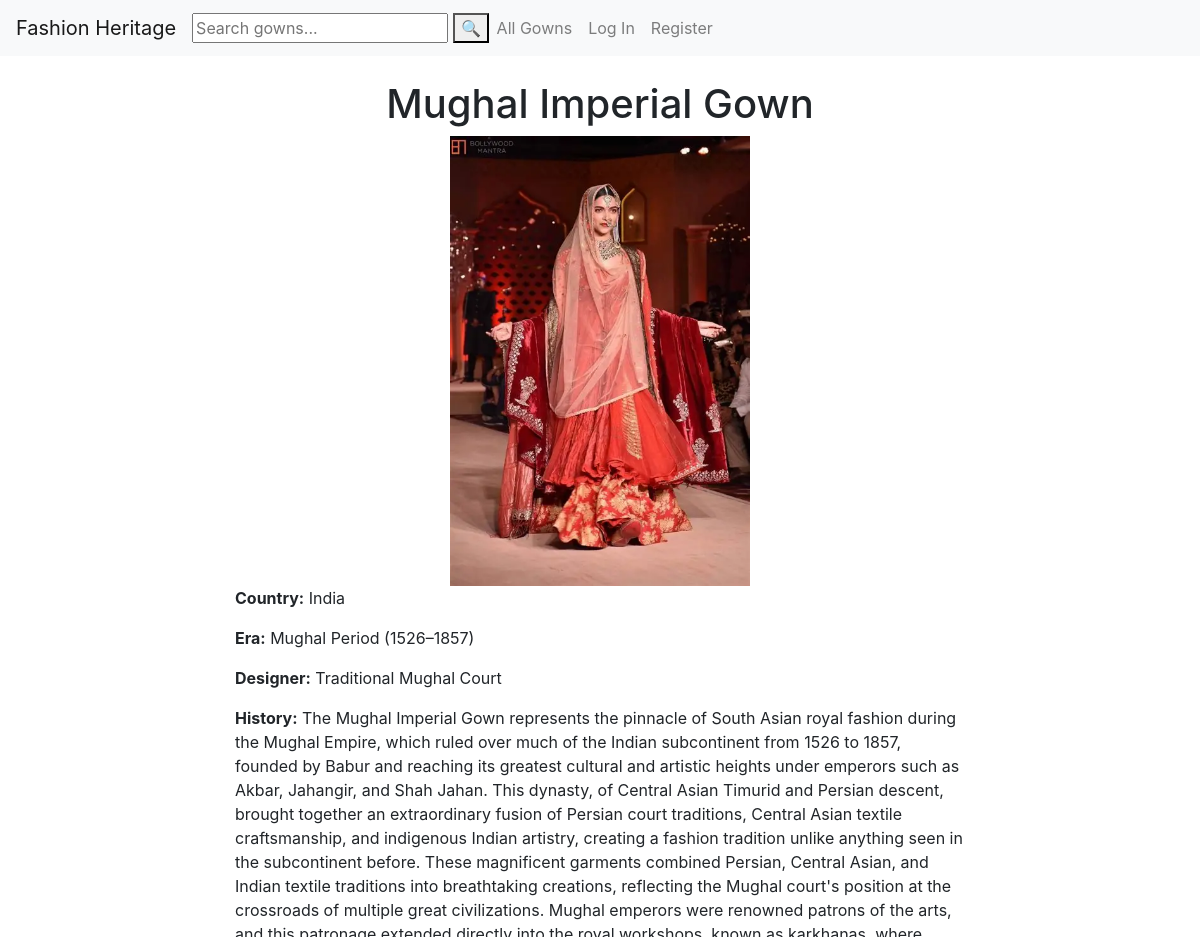
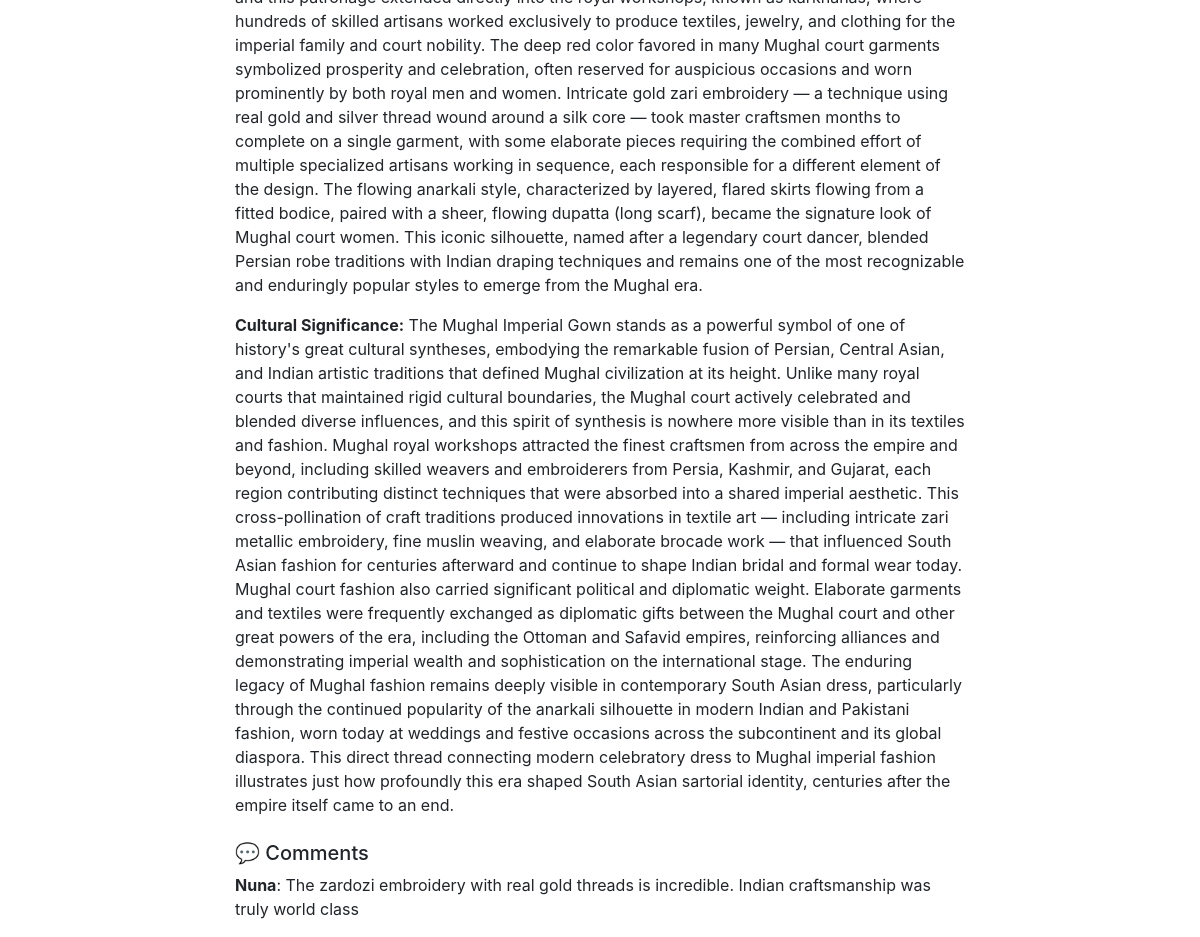
The app's page /gown/4 with its own data (2 pictures, top to bottom).
### fashion_heritage/models.py (models this page shows, shortened)
class Gown(models.Model):
    name = models.CharField(max_length=100)
    image = models.ImageField(upload_to='gowns/')
    history = models.TextField()
    country_of_origin = models.CharField(max_length=200)
    era = models.CharField(max_length=200)
    designer = models.CharField(max_length=200)
    materials = models.TextField()
    cultural_significance = models.TextField()
    added_by = models.ForeignKey('auth.User', on_delete=models.CASCADE, related_name='gowns')
    created_at = models.DateTimeField(auto_now_add=True)

class Comment(models.Model):
    gown = models.ForeignKey(Gown, on_delete=models.CASCADE, related_name='comments')
    author = models.ForeignKey('auth.User', on_delete=models.CASCADE, related_name='comments')
    content = models.TextField()
    created_at = models.DateTimeField(auto_now_add=True)

### fashion_heritage/views.py (the view)
# urls.py: path("gown/<int:gown_id>", views.gown_detail, name="gown_detail"),
def gown_detail(request, gown_id):
    gown = Gown.objects.get(id=gown_id)
    comments = Comment.objects.filter(gown=gown)
    return render(request, "fashion_heritage/gown_detail.html", {
        "gown": gown,
        "comments": comments
    })

### fashion_heritage/templates/fashion_heritage/gown_detail.html (shortened to what this page needs)
{% extends "fashion_heritage/layout.html" %}
    {% block body %}
    <div class="container mt-4">
        <div class="row justify-content-center">
            <div class="col-md-8">
        <h1 style="text-align: center";>{{ gown.name }}</h1>
        <div style="text-align: center";><img src="/media/{{ gown.image }}" width="300"></div>
        <p><strong>Country:</strong> {{ gown.country_of_origin }}</p>
        <p><strong>Era:</strong> {{ gown.era }}</p>
        <p><strong>Designer:</strong> {{ gown.designer }}</p>
        <p><strong>History:</strong> {{ gown.history }}</p>
        <p><strong>Cultural Significance:</strong> {{ gown.cultural_significance }}</p>
    <h5 class="mt-4">💬 Comments</h5>
    {% for comment in comments %}
       <p><strong>{{ comment.author.username }}</strong>: {{ comment.content }}</p>
    {% endfor %}
             </div>
        </div>
    </div>
    {% endblock %}

### records on screen
Gown: name "Mughal Imperial Gown", image (picture), country_of_origin "India", era "Mughal Period (1526–1857)", designer "Traditional Mughal Court", history "The Mughal Imperial Gown represents the pinnacle of South Asian royal fashion during the Mughal Empire, which ruled over much of the Indian subcontinent from 1526 to 1857, founded by Babur and reaching its greatest cultural and artistic heights under emperors such as Akbar, Jahangir, and Shah Jahan. This dynasty, of Central Asian Timurid and Persian descent, brought together an extraordinary fusion of Persian court traditions, Central Asian textile craftsmanship, and indigenous Indian artistry, creating a fashion tradition unlike anything seen in the subcontinent before. These magnificent garments combined Persian, Central Asian, and Indian textile traditions into breathtaking creations,…", cultural_significance "The Mughal Imperial Gown stands as a powerful symbol of one of history's great cultural syntheses, embodying the remarkable fusion of Persian, Central Asian, and Indian artistic traditions that defined Mughal civilization at its height. Unlike many royal courts that maintained rigid cultural boundaries, the Mughal court actively celebrated and blended diverse influences, and this spirit of synthesis is nowhere more visible than in its textiles and fashion. Mughal royal workshops attracted the finest craftsmen from across the empire and beyond, including skilled weavers and embroiderers from Persia, Kashmir, and Gujarat, each region contributing distinct techniques that were absorbed into a…"
Comment: author.username "Nuna", content "The zardozi embroidery with real gold threads is incredible. Indian craftsmanship was truly world class"
